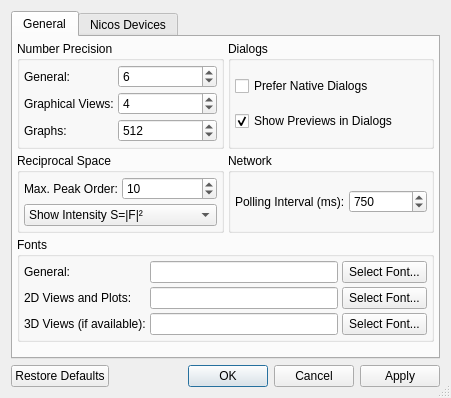
<?xml version="1.0" encoding="UTF-8"?>
<ui version="4.0">
 <class>SettingsDlg</class>
 <widget class="QDialog" name="SettingsDlg">
  <property name="geometry">
   <rect>
    <x>0</x>
    <y>0</y>
    <width>451</width>
    <height>398</height>
   </rect>
  </property>
  <property name="windowTitle">
   <string>Settings</string>
  </property>
  <property name="sizeGripEnabled">
   <bool>true</bool>
  </property>
  <layout class="QGridLayout" name="gridLayout">
   <item row="2" column="0">
    <widget class="QDialogButtonBox" name="buttonBox">
     <property name="orientation">
      <enum>Qt::Horizontal</enum>
     </property>
     <property name="standardButtons">
      <set>QDialogButtonBox::Apply|QDialogButtonBox::Cancel|QDialogButtonBox::Ok|QDialogButtonBox::RestoreDefaults</set>
     </property>
    </widget>
   </item>
   <item row="0" column="0">
    <widget class="QTabWidget" name="tabWidget">
     <property name="currentIndex">
      <number>0</number>
     </property>
     <widget class="QWidget" name="tab">
      <attribute name="title">
       <string>General</string>
      </attribute>
      <layout class="QGridLayout" name="gridLayout_4">
       <property name="margin">
        <number>4</number>
       </property>
       <property name="spacing">
        <number>4</number>
       </property>
       <item row="1" column="0">
        <widget class="QGroupBox" name="groupBox_4">
         <property name="title">
          <string>Reciprocal Space</string>
         </property>
         <layout class="QGridLayout" name="gridLayout_7">
          <property name="margin">
           <number>4</number>
          </property>
          <property name="spacing">
           <number>4</number>
          </property>
          <item row="0" column="1">
           <widget class="QSpinBox" name="spinBragg">
            <property name="minimum">
             <number>1</number>
            </property>
            <property name="value">
             <number>10</number>
            </property>
           </widget>
          </item>
          <item row="0" column="0">
           <widget class="QLabel" name="label_16">
            <property name="sizePolicy">
             <sizepolicy hsizetype="Fixed" vsizetype="Preferred">
              <horstretch>0</horstretch>
              <verstretch>0</verstretch>
             </sizepolicy>
            </property>
            <property name="text">
             <string>Max. Peak Order:</string>
            </property>
           </widget>
          </item>
          <item row="1" column="0" colspan="2">
           <widget class="QComboBox" name="comboSFact">
            <property name="sizePolicy">
             <sizepolicy hsizetype="Minimum" vsizetype="Fixed">
              <horstretch>0</horstretch>
              <verstretch>0</verstretch>
             </sizepolicy>
            </property>
            <property name="toolTip">
             <string>Structure Factor</string>
            </property>
            <property name="currentIndex">
             <number>1</number>
            </property>
            <item>
             <property name="text">
              <string>Show Structure Factor |F|</string>
             </property>
            </item>
            <item>
             <property name="text">
              <string>Show Intensity S=|F|²</string>
             </property>
            </item>
           </widget>
          </item>
         </layout>
        </widget>
       </item>
       <item row="4" column="0">
        <spacer name="verticalSpacer">
         <property name="orientation">
          <enum>Qt::Vertical</enum>
         </property>
         <property name="sizeHint" stdset="0">
          <size>
           <width>20</width>
           <height>40</height>
          </size>
         </property>
        </spacer>
       </item>
       <item row="0" column="0">
        <widget class="QGroupBox" name="groupBox_6">
         <property name="title">
          <string>Number Precision</string>
         </property>
         <layout class="QGridLayout" name="gridLayout_5">
          <property name="margin">
           <number>4</number>
          </property>
          <property name="spacing">
           <number>4</number>
          </property>
          <item row="1" column="1">
           <widget class="QSpinBox" name="spinPrecGfx">
            <property name="toolTip">
             <string>Number precision in graphs.</string>
            </property>
            <property name="minimum">
             <number>1</number>
            </property>
            <property name="maximum">
             <number>16</number>
            </property>
            <property name="value">
             <number>4</number>
            </property>
           </widget>
          </item>
          <item row="0" column="0">
           <widget class="QLabel" name="label_19">
            <property name="sizePolicy">
             <sizepolicy hsizetype="Fixed" vsizetype="Preferred">
              <horstretch>0</horstretch>
              <verstretch>0</verstretch>
             </sizepolicy>
            </property>
            <property name="text">
             <string>General:</string>
            </property>
           </widget>
          </item>
          <item row="1" column="0">
           <widget class="QLabel" name="label_20">
            <property name="sizePolicy">
             <sizepolicy hsizetype="Fixed" vsizetype="Preferred">
              <horstretch>0</horstretch>
              <verstretch>0</verstretch>
             </sizepolicy>
            </property>
            <property name="text">
             <string>Graphical Views:</string>
            </property>
           </widget>
          </item>
          <item row="0" column="1">
           <widget class="QSpinBox" name="spinPrecGen">
            <property name="toolTip">
             <string>General number precision.</string>
            </property>
            <property name="minimum">
             <number>1</number>
            </property>
            <property name="maximum">
             <number>16</number>
            </property>
            <property name="value">
             <number>6</number>
            </property>
           </widget>
          </item>
          <item row="2" column="0">
           <widget class="QLabel" name="label_17">
            <property name="text">
             <string>Graphs:</string>
            </property>
           </widget>
          </item>
          <item row="2" column="1">
           <widget class="QSpinBox" name="spinPtsGfx">
            <property name="toolTip">
             <string>Number of points to draw in graphs.</string>
            </property>
            <property name="maximum">
             <number>99999</number>
            </property>
            <property name="value">
             <number>512</number>
            </property>
           </widget>
          </item>
         </layout>
        </widget>
       </item>
       <item row="3" column="0" colspan="2">
        <widget class="QGroupBox" name="groupBox_8">
         <property name="title">
          <string>Fonts</string>
         </property>
         <layout class="QGridLayout" name="gridLayout_8">
          <property name="margin">
           <number>4</number>
          </property>
          <property name="spacing">
           <number>4</number>
          </property>
          <item row="0" column="0">
           <widget class="QLabel" name="label_23">
            <property name="sizePolicy">
             <sizepolicy hsizetype="Preferred" vsizetype="Preferred">
              <horstretch>0</horstretch>
              <verstretch>0</verstretch>
             </sizepolicy>
            </property>
            <property name="text">
             <string>General:</string>
            </property>
           </widget>
          </item>
          <item row="0" column="1">
           <widget class="QLineEdit" name="editGenFont">
            <property name="sizePolicy">
             <sizepolicy hsizetype="Expanding" vsizetype="Fixed">
              <horstretch>1</horstretch>
              <verstretch>0</verstretch>
             </sizepolicy>
            </property>
            <property name="text">
             <string/>
            </property>
            <property name="readOnly">
             <bool>true</bool>
            </property>
           </widget>
          </item>
          <item row="0" column="2">
           <widget class="QToolButton" name="btnGenFont">
            <property name="sizePolicy">
             <sizepolicy hsizetype="Fixed" vsizetype="Preferred">
              <horstretch>0</horstretch>
              <verstretch>0</verstretch>
             </sizepolicy>
            </property>
            <property name="text">
             <string>Select Font...</string>
            </property>
           </widget>
          </item>
          <item row="1" column="0">
           <widget class="QLabel" name="label_22">
            <property name="sizePolicy">
             <sizepolicy hsizetype="Preferred" vsizetype="Preferred">
              <horstretch>0</horstretch>
              <verstretch>0</verstretch>
             </sizepolicy>
            </property>
            <property name="text">
             <string>2D Views and Plots:</string>
            </property>
           </widget>
          </item>
          <item row="1" column="1">
           <widget class="QLineEdit" name="editGfxFont">
            <property name="sizePolicy">
             <sizepolicy hsizetype="Expanding" vsizetype="Fixed">
              <horstretch>1</horstretch>
              <verstretch>0</verstretch>
             </sizepolicy>
            </property>
            <property name="text">
             <string/>
            </property>
            <property name="readOnly">
             <bool>true</bool>
            </property>
           </widget>
          </item>
          <item row="1" column="2">
           <widget class="QToolButton" name="btnGfxFont">
            <property name="sizePolicy">
             <sizepolicy hsizetype="Fixed" vsizetype="Preferred">
              <horstretch>0</horstretch>
              <verstretch>0</verstretch>
             </sizepolicy>
            </property>
            <property name="text">
             <string>Select Font...</string>
            </property>
           </widget>
          </item>
          <item row="2" column="0">
           <widget class="QLabel" name="label_18">
            <property name="sizePolicy">
             <sizepolicy hsizetype="Preferred" vsizetype="Preferred">
              <horstretch>0</horstretch>
              <verstretch>0</verstretch>
             </sizepolicy>
            </property>
            <property name="text">
             <string>3D Views (if available):</string>
            </property>
           </widget>
          </item>
          <item row="2" column="1">
           <widget class="QLineEdit" name="editGLFont">
            <property name="sizePolicy">
             <sizepolicy hsizetype="Expanding" vsizetype="Fixed">
              <horstretch>1</horstretch>
              <verstretch>0</verstretch>
             </sizepolicy>
            </property>
            <property name="text">
             <string/>
            </property>
            <property name="readOnly">
             <bool>true</bool>
            </property>
           </widget>
          </item>
          <item row="2" column="2">
           <widget class="QToolButton" name="btnGLFont">
            <property name="sizePolicy">
             <sizepolicy hsizetype="Fixed" vsizetype="Preferred">
              <horstretch>0</horstretch>
              <verstretch>0</verstretch>
             </sizepolicy>
            </property>
            <property name="text">
             <string>Select Font...</string>
            </property>
           </widget>
          </item>
         </layout>
        </widget>
       </item>
       <item row="1" column="1">
        <widget class="QGroupBox" name="groupBox_7">
         <property name="title">
          <string>Network</string>
         </property>
         <layout class="QGridLayout" name="gridLayout_6">
          <property name="margin">
           <number>4</number>
          </property>
          <property name="spacing">
           <number>4</number>
          </property>
          <item row="0" column="0">
           <widget class="QLabel" name="label_21">
            <property name="sizePolicy">
             <sizepolicy hsizetype="Fixed" vsizetype="Preferred">
              <horstretch>0</horstretch>
              <verstretch>0</verstretch>
             </sizepolicy>
            </property>
            <property name="text">
             <string>Polling Interval (ms):</string>
            </property>
           </widget>
          </item>
          <item row="0" column="1">
           <widget class="QSpinBox" name="spinNetPoll">
            <property name="sizePolicy">
             <sizepolicy hsizetype="Preferred" vsizetype="Fixed">
              <horstretch>0</horstretch>
              <verstretch>0</verstretch>
             </sizepolicy>
            </property>
            <property name="maximum">
             <number>100000</number>
            </property>
            <property name="singleStep">
             <number>50</number>
            </property>
            <property name="value">
             <number>750</number>
            </property>
           </widget>
          </item>
         </layout>
        </widget>
       </item>
       <item row="0" column="1">
        <widget class="QGroupBox" name="groupBox_5">
         <property name="title">
          <string>Dialogs</string>
         </property>
         <layout class="QGridLayout" name="gridLayout_3">
          <property name="margin">
           <number>4</number>
          </property>
          <property name="spacing">
           <number>4</number>
          </property>
          <item row="1" column="0" colspan="2">
           <widget class="QCheckBox" name="checkPreview">
            <property name="text">
             <string>Show Previews in Dialogs</string>
            </property>
            <property name="checked">
             <bool>true</bool>
            </property>
           </widget>
          </item>
          <item row="0" column="0">
           <widget class="QCheckBox" name="checkNativeDlg">
            <property name="text">
             <string>Prefer Native Dialogs</string>
            </property>
           </widget>
          </item>
         </layout>
        </widget>
       </item>
      </layout>
     </widget>
     <widget class="QWidget" name="tabNetDevices">
      <attribute name="title">
       <string>Nicos Devices</string>
      </attribute>
      <layout class="QGridLayout" name="gridLayout_2">
       <item row="0" column="0" rowspan="3">
        <widget class="QGroupBox" name="groupBox">
         <property name="title">
          <string>Sample</string>
         </property>
         <layout class="QFormLayout" name="formLayout_3">
          <property name="horizontalSpacing">
           <number>4</number>
          </property>
          <property name="verticalSpacing">
           <number>4</number>
          </property>
          <property name="margin">
           <number>4</number>
          </property>
          <item row="0" column="0">
           <widget class="QLabel" name="label">
            <property name="text">
             <string>Name:</string>
            </property>
           </widget>
          </item>
          <item row="0" column="1">
           <widget class="QLineEdit" name="editSampleName"/>
          </item>
          <item row="1" column="0">
           <widget class="QLabel" name="label_2">
            <property name="text">
             <string>Lattice:</string>
            </property>
           </widget>
          </item>
          <item row="1" column="1">
           <widget class="QLineEdit" name="editSampleLattice">
            <property name="text">
             <string/>
            </property>
           </widget>
          </item>
          <item row="2" column="0">
           <widget class="QLabel" name="label_3">
            <property name="text">
             <string>Angles:</string>
            </property>
           </widget>
          </item>
          <item row="2" column="1">
           <widget class="QLineEdit" name="editSampleAngles">
            <property name="text">
             <string/>
            </property>
           </widget>
          </item>
          <item row="3" column="0">
           <widget class="QLabel" name="label_4">
            <property name="text">
             <string>Orient1:</string>
            </property>
           </widget>
          </item>
          <item row="3" column="1">
           <widget class="QLineEdit" name="editSampleOrient1">
            <property name="text">
             <string/>
            </property>
           </widget>
          </item>
          <item row="4" column="0">
           <widget class="QLabel" name="label_5">
            <property name="text">
             <string>Orient2:</string>
            </property>
           </widget>
          </item>
          <item row="4" column="1">
           <widget class="QLineEdit" name="editSampleOrient2">
            <property name="text">
             <string/>
            </property>
           </widget>
          </item>
          <item row="5" column="0">
           <widget class="QLabel" name="label_12">
            <property name="text">
             <string>Spacegroup:</string>
            </property>
           </widget>
          </item>
          <item row="5" column="1">
           <widget class="QLineEdit" name="editSampleSG">
            <property name="text">
             <string/>
            </property>
           </widget>
          </item>
          <item row="6" column="0">
           <widget class="QLabel" name="label_14">
            <property name="text">
             <string>Theta:</string>
            </property>
           </widget>
          </item>
          <item row="6" column="1">
           <widget class="QLineEdit" name="editSampleTheta">
            <property name="text">
             <string/>
            </property>
           </widget>
          </item>
          <item row="7" column="0">
           <widget class="QLabel" name="label_13">
            <property name="text">
             <string>2Theta:</string>
            </property>
           </widget>
          </item>
          <item row="7" column="1">
           <widget class="QLineEdit" name="editSample2Theta">
            <property name="text">
             <string/>
            </property>
           </widget>
          </item>
          <item row="8" column="0">
           <widget class="QLabel" name="label_15">
            <property name="text">
             <string>Psi0:</string>
            </property>
           </widget>
          </item>
          <item row="8" column="1">
           <widget class="QLineEdit" name="editSamplePsi0">
            <property name="text">
             <string/>
            </property>
           </widget>
          </item>
          <item row="9" column="0" colspan="2">
           <widget class="QCheckBox" name="checkFlipOrient2">
            <property name="toolTip">
             <string>Converts Nicos' left-handed coordinate system to Takin's right-handed one.</string>
            </property>
            <property name="text">
             <string>Flip Orientation Vector 2</string>
            </property>
            <property name="checked">
             <bool>true</bool>
            </property>
           </widget>
          </item>
         </layout>
        </widget>
       </item>
       <item row="1" column="2">
        <widget class="QGroupBox" name="groupBox_3">
         <property name="title">
          <string>Analyser</string>
         </property>
         <layout class="QFormLayout" name="formLayout_2">
          <property name="horizontalSpacing">
           <number>4</number>
          </property>
          <property name="verticalSpacing">
           <number>4</number>
          </property>
          <property name="margin">
           <number>4</number>
          </property>
          <item row="0" column="0">
           <widget class="QLabel" name="label_9">
            <property name="text">
             <string>Theta:</string>
            </property>
           </widget>
          </item>
          <item row="0" column="1">
           <widget class="QLineEdit" name="editAnaTheta">
            <property name="text">
             <string/>
            </property>
           </widget>
          </item>
          <item row="1" column="0">
           <widget class="QLabel" name="label_10">
            <property name="text">
             <string>2Theta:</string>
            </property>
           </widget>
          </item>
          <item row="1" column="1">
           <widget class="QLineEdit" name="editAna2Theta">
            <property name="text">
             <string/>
            </property>
           </widget>
          </item>
          <item row="2" column="0">
           <widget class="QLabel" name="label_11">
            <property name="text">
             <string>d-Spacing:</string>
            </property>
           </widget>
          </item>
          <item row="2" column="1">
           <widget class="QLineEdit" name="editAnaD">
            <property name="text">
             <string/>
            </property>
           </widget>
          </item>
         </layout>
        </widget>
       </item>
       <item row="0" column="1" colspan="2">
        <widget class="QGroupBox" name="groupBox_2">
         <property name="title">
          <string>Monochromator</string>
         </property>
         <layout class="QFormLayout" name="formLayout">
          <property name="horizontalSpacing">
           <number>4</number>
          </property>
          <property name="verticalSpacing">
           <number>4</number>
          </property>
          <property name="margin">
           <number>4</number>
          </property>
          <item row="0" column="0">
           <widget class="QLabel" name="label_6">
            <property name="text">
             <string>Theta:</string>
            </property>
           </widget>
          </item>
          <item row="0" column="1">
           <widget class="QLineEdit" name="editMonoTheta">
            <property name="text">
             <string/>
            </property>
           </widget>
          </item>
          <item row="1" column="0">
           <widget class="QLabel" name="label_7">
            <property name="text">
             <string>2Theta:</string>
            </property>
           </widget>
          </item>
          <item row="1" column="1">
           <widget class="QLineEdit" name="editMono2Theta">
            <property name="text">
             <string/>
            </property>
           </widget>
          </item>
          <item row="2" column="0">
           <widget class="QLabel" name="label_8">
            <property name="text">
             <string>d-Spacing:</string>
            </property>
           </widget>
          </item>
          <item row="2" column="1">
           <widget class="QLineEdit" name="editMonoD">
            <property name="text">
             <string/>
            </property>
           </widget>
          </item>
         </layout>
        </widget>
       </item>
      </layout>
     </widget>
    </widget>
   </item>
  </layout>
 </widget>
 <tabstops>
  <tabstop>tabWidget</tabstop>
  <tabstop>spinPrecGen</tabstop>
  <tabstop>spinPrecGfx</tabstop>
  <tabstop>spinPtsGfx</tabstop>
  <tabstop>checkNativeDlg</tabstop>
  <tabstop>checkPreview</tabstop>
  <tabstop>spinBragg</tabstop>
  <tabstop>comboSFact</tabstop>
  <tabstop>spinNetPoll</tabstop>
  <tabstop>editGenFont</tabstop>
  <tabstop>btnGenFont</tabstop>
  <tabstop>editGfxFont</tabstop>
  <tabstop>btnGfxFont</tabstop>
  <tabstop>editGLFont</tabstop>
  <tabstop>btnGLFont</tabstop>
  <tabstop>buttonBox</tabstop>
  <tabstop>editSampleName</tabstop>
  <tabstop>editSampleLattice</tabstop>
  <tabstop>editSampleAngles</tabstop>
  <tabstop>editSampleOrient1</tabstop>
  <tabstop>editSampleOrient2</tabstop>
  <tabstop>editSampleSG</tabstop>
  <tabstop>editSampleTheta</tabstop>
  <tabstop>editSample2Theta</tabstop>
  <tabstop>editSamplePsi0</tabstop>
  <tabstop>checkFlipOrient2</tabstop>
  <tabstop>editMonoTheta</tabstop>
  <tabstop>editMono2Theta</tabstop>
  <tabstop>editMonoD</tabstop>
  <tabstop>editAnaTheta</tabstop>
  <tabstop>editAna2Theta</tabstop>
  <tabstop>editAnaD</tabstop>
 </tabstops>
 <resources/>
 <connections>
  <connection>
   <sender>buttonBox</sender>
   <signal>accepted()</signal>
   <receiver>SettingsDlg</receiver>
   <slot>accept()</slot>
   <hints>
    <hint type="sourcelabel">
     <x>248</x>
     <y>254</y>
    </hint>
    <hint type="destinationlabel">
     <x>157</x>
     <y>274</y>
    </hint>
   </hints>
  </connection>
  <connection>
   <sender>buttonBox</sender>
   <signal>rejected()</signal>
   <receiver>SettingsDlg</receiver>
   <slot>reject()</slot>
   <hints>
    <hint type="sourcelabel">
     <x>316</x>
     <y>260</y>
    </hint>
    <hint type="destinationlabel">
     <x>286</x>
     <y>274</y>
    </hint>
   </hints>
  </connection>
 </connections>
</ui>
